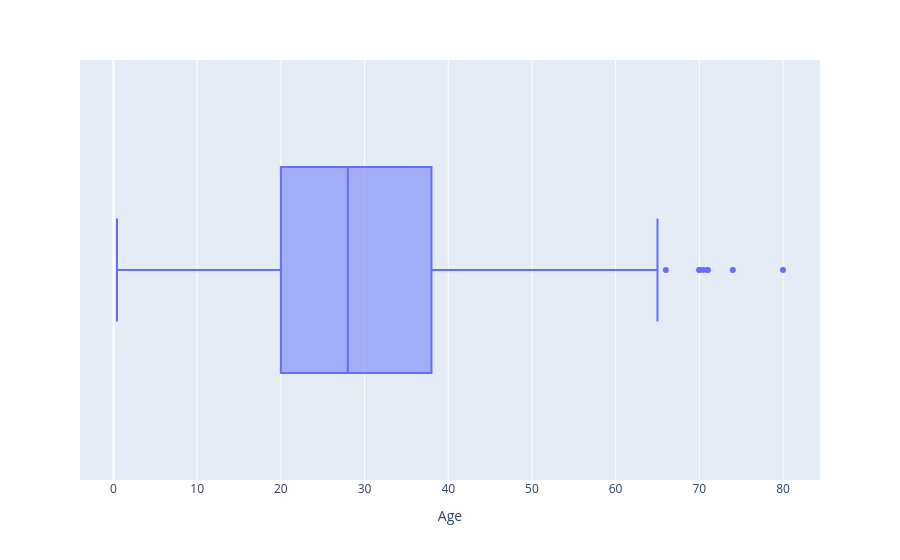

Notebook cell for this chart:
### Markdown cell above
Box Plot in Plotly

### Code cell
fig = px.box(df_titanic, x="Age")
fig.show()

### Figure 1 — Plotly figure (JSON) as saved in the notebook; plotly's stock layout.template omitted (floating-point values rounded to 4 significant figures; data arrays with more than 128 entries replaced by an {"elided": "..."} marker saying what was removed)
{"data": [{"alignmentgroup": "True", "hovertemplate": "Age=%{x}<extra></extra>", "legendgroup": "", "marker": {"color": "#636efa"}, "name": "", "notched": false, "offsetgroup": "", "orientation": "h", "showlegend": false, "type": "box", "x": {"elided": "889 float values"}, "x0": " ", "xaxis": "x", "y0": " ", "yaxis": "y"}], "layout": {"boxmode": "group", "legend": {"tracegroupgap": 0}, "margin": {"t": 60}, "xaxis": {"anchor": "y", "domain": [0, 1], "title": {"text": "Age"}}, "yaxis": {"anchor": "x", "domain": [0, 1]}}}
